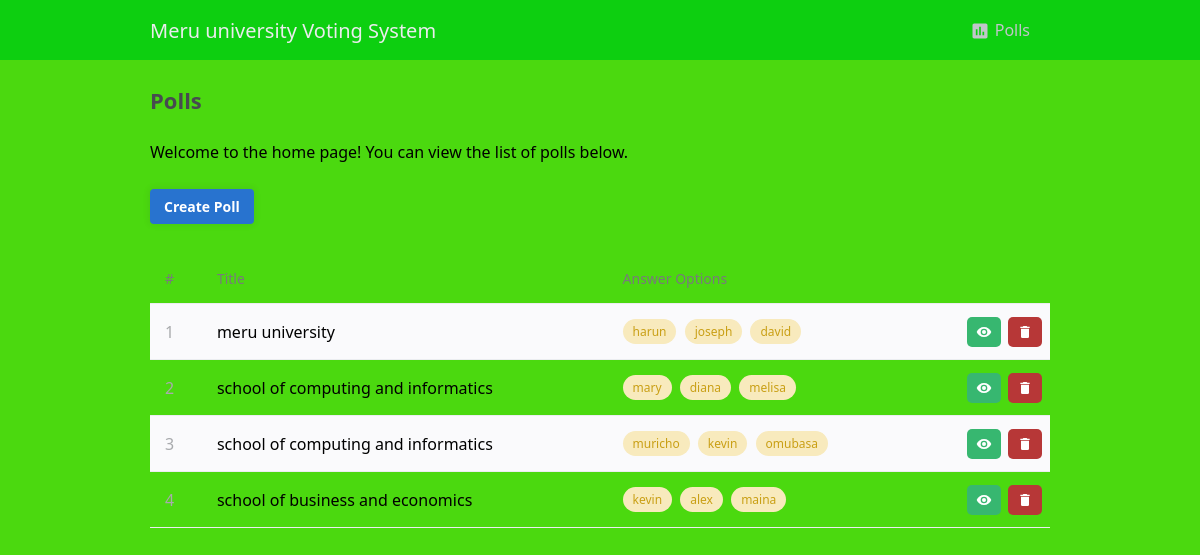
The app's page /indexi.php with its own data.
### tables this page shows
CREATE TABLE `polls` (
  `id` int(11) NOT NULL,
  `title` text NOT NULL,
  `description` text NOT NULL
);

### indexi.php (the view, shortened to what this page needs)
<?php
include 'functions.php';
$pdo = pdo_connect_mysql();
$stmt = $pdo->query('SELECT p.*, GROUP_CONCAT(pa.title ORDER BY pa.id) AS answers FROM polls p LEFT JOIN poll_answers pa ON pa.poll_id = p.id GROUP BY p.id');
$polls = $stmt->fetchAll(PDO::FETCH_ASSOC);
?>
<?=template_header('Polls')?>
<div class="content home">
    <h2>Polls</h2>
    <p>Welcome to the home page! You can view the list of polls below.</p>
    <a href="create.php" class="create-poll">Create Poll</a>
    <table>
        <thead>
            <tr>
                <td>#</td>
                <td>Title</td>
                <td>Answer Options</td>
                <td></td>
            </tr>
        </thead>
        <tbody>
            <?php foreach ($polls as $poll): ?>
            <tr>
                <td><?=$poll['id']?></td>
                <td><?=htmlspecialchars($poll['title'], ENT_QUOTES)?></td>
                <td>
                    <?php foreach (explode(',', $poll['answers']) as $answer): ?>
                    <span class="poll-answer"><?=htmlspecialchars($answer, ENT_QUOTES)?></span>
                    <?php endforeach; ?>
                </td>
                <td class="actions">
                    <a href="vote.php?id=<?=$poll['id']?>" class="view" title="View Poll"></a>
                    <a href="delete.php?id=<?=$poll['id']?>" class="trash" title="Delete Poll"><svg width="16" height="16" xmlns="http://www.w3.org/2000/svg" viewBox="0 0 24 24"><path d="M19,4H15.5L14.5,3H9.5L8.5,4H5V6H19M6,19A2,2 0 0,0 8,21H16A2,2 0 0,0 18,19V7H6V19Z" /></svg></a>
                </td>
            </tr>
            <?php endforeach; ?>
        </tbody>
    </table>
</div>
<?=template_footer()?>

### functions.php (shortened to what this page needs)
<?php
function template_header($title) {
    echo '<!DOCTYPE html>
    <html>
        <head>
            <meta charset="utf-8">
            <title>' . $title . '</title>
            <link href="style.css" rel="stylesheet" type="text/css">
        </head>
        <body>
        <nav class="navtop">
            <div>
                <h1>Meru university Voting System</h1>
                <a href="indexi.php"><svg width="20" height="20" xmlns="http://www.w3.org/2000/svg" viewBox="0 0 24 24"><path d="M19 3H5C3.9 3 3 3.9 3 5V19C3 20.1 3.9 21 5 21H19C20.1 21 21 20.1 21 19V5C21 3.9 20.1 3 19 3M9 17H7V10H9V17M13 17H11V7H13V17M17 17H15V13H17V17Z" /></svg>Polls</a>
            </div>
        </nav>';
    }
function template_footer() {
    echo '</body>
    </html>';
    }

### style.css (style rules this page uses)
* { box-sizing: border-box; font-family: system-ui, "Segoe UI", Roboto, Helvetica, Arial, sans-serif, "Apple Color Emoji", "Segoe UI Emoji", "Segoe UI Symbol"; font-size: 16px; }
body { background-color: #4bd90f; margin: 0; }
.navtop { background-color: #0dcf10; height: 60px; width: 100%; border: 0; }
.navtop div { display: flex; margin: 0 auto; width: 900px; height: 100%; }
.navtop div h1, .navtop div a { display: inline-flex; align-items: center; }
.navtop div h1 { flex: 1; font-size: 20px; padding: 0; margin: 0; color: #eaeced; font-weight: normal; }
.navtop div a { padding: 0 20px; text-decoration: none; color: #c1c5ca; font-weight: 500; }
.navtop div a svg { fill: #c1c5ca; margin: 2px 5px 0 0; }
.content { width: 900px; margin: 0 auto; }
.content h2 { margin: 0; padding: 25px 0 10px 0; font-size: 22px; font-weight: 600; color: #474b50; }
.home .create-poll { display: inline-flex; align-items: center; justify-content: center; text-decoration: none; appearance: none; cursor: pointer; border: 0; background: #2873cf; color: #FFFFFF; padding: 0 14px; font-size: 14px; font-weight: 600; border-radius: 4px; height: 35px; margin-top: 10px; box-shadow: 0px 0px 6px 1px rgba(45, 54, 68, 0.1); }
.home table { width: 100%; margin-top: 30px; border-collapse: collapse; }
.home table thead { border-bottom: 1px solid #ebedf0; }
.home table thead td { padding: 15px; font-weight: 500; color: #787a7c; font-size: 14px; }
.home table tbody tr { border-bottom: 1px solid #ebedf0; }
.home table tbody tr:nth-child(odd) { background-color: #fafafc; }
.home table tbody tr td { padding: 15px; }
.home table tbody tr td:nth-child(1) { color: #a8aaad; }
.home table tbody tr td .poll-answer { display: inline-flex; align-items: center; justify-content: center; padding: 4px 10px; background-color: #f8eabd; color: #c99f15; border-radius: 15px; margin-right: 4px; font-size: 12px; font-weight: 500; }
.home table tbody tr td.actions { padding: 8px; text-align: right; }
.home table tbody tr td.actions .view, .home table tbody tr td.actions .trash { display: inline-flex; text-align: right; text-decoration: none; color: #FFFFFF; padding: 7px 9px; border-radius: 5px; margin-left: 3px; }
.home table tbody tr td.actions .view svg, .home table tbody tr td.actions .trash svg { fill: #fff; }
.home table tbody tr td.actions .trash { background-color: #b73737; }
.home table tbody tr td.actions .view { background-color: #37b770; }

### records on screen
polls: id "1", title "meru university", answer "harun", answer "joseph", answer "david"
polls: title "school of computing and informatics", answer "mary", answer "diana", answer "melisa"
polls: id "3", title "school of computing and informatics", answer "muricho", answer "kevin", answer "omubasa"
polls: title "school of business and economics", answer "kevin", answer "alex", answer "maina"
